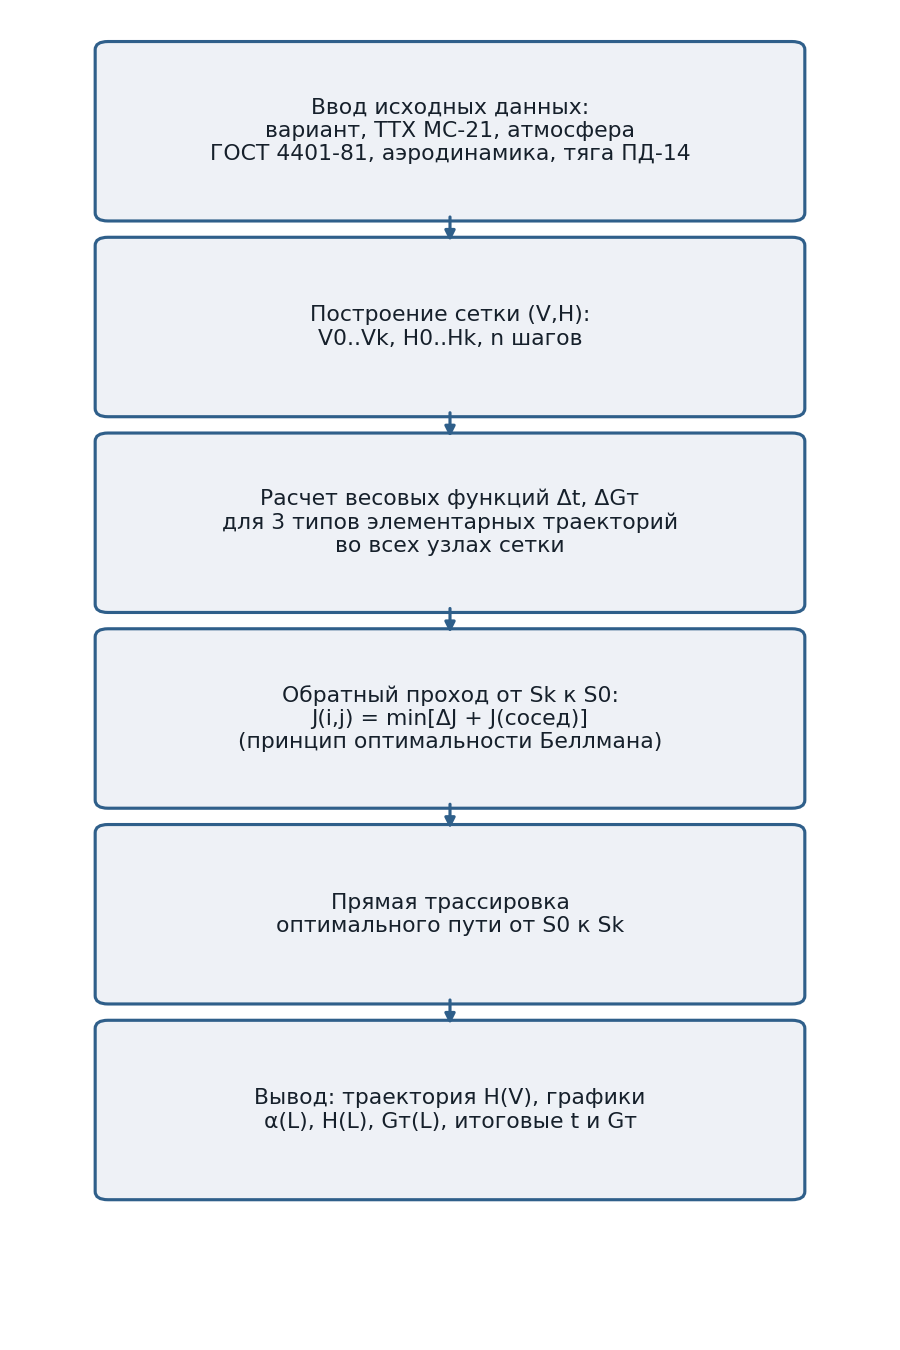

Here is the Python script that generated this plot:
import matplotlib.pyplot as plt
import matplotlib.patches as patches

fig, ax = plt.subplots(figsize=(6, 9))
ax.set_xlim(0, 10)
ax.set_ylim(0, 24)
ax.axis("off")

BOX_COLOR = "#eef1f6"
EDGE_COLOR = "#2f5f8a"
TEXT_COLOR = "#16202b"

steps = [
    "Ввод исходных данных:\nвариант, ТТХ МС-21, атмосфера\nГОСТ 4401-81, аэродинамика, тяга ПД-14",
    "Построение сетки (V,H):\nV0..Vk, H0..Hk, n шагов",
    "Расчет весовых функций Δt, ΔGт\nдля 3 типов элементарных траекторий\nво всех узлах сетки",
    "Обратный проход от Sk к S0:\nJ(i,j) = min[ΔJ + J(сосед)]\n(принцип оптимальности Беллмана)",
    "Прямая трассировка\nоптимального пути от S0 к Sk",
    "Вывод: траектория H(V), графики\nα(L), H(L), Gт(L), итоговые t и Gт",
]

y_positions = [22, 18.4, 14.8, 11.2, 7.6, 4]

for (text, y) in zip(steps, y_positions):
    box = patches.FancyBboxPatch((1, y - 1.5), 8, 3,
                                  boxstyle="round,pad=0.15",
                                  linewidth=1.5, edgecolor=EDGE_COLOR, facecolor=BOX_COLOR)
    ax.add_patch(box)
    ax.text(5, y, text, ha="center", va="center", fontsize=10.5, color=TEXT_COLOR)

for i in range(len(y_positions) - 1):
    y1 = y_positions[i] - 1.5
    y2 = y_positions[i + 1] + 1.5
    ax.annotate("", xy=(5, y2), xytext=(5, y1),
                arrowprops=dict(arrowstyle="-|>", color=EDGE_COLOR, linewidth=1.5))

fig.tight_layout()
fig.savefig("plot_blockscheme.png", dpi=150)
print("Блок-схема сохранена.")
